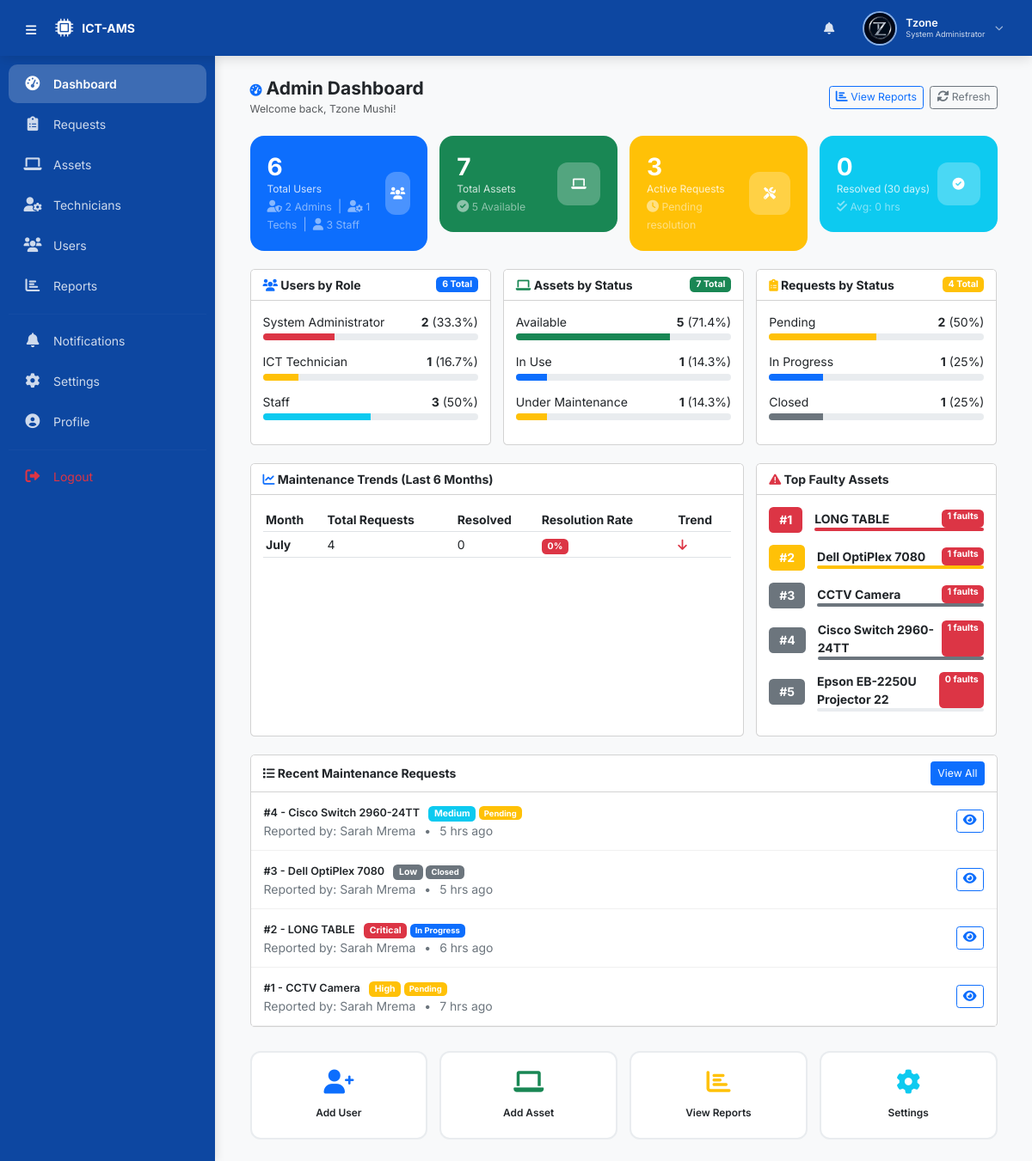
The app's page /public/admin/index.php (signed in) with its own data.
### tables this page shows
CREATE TABLE `users` (
  `user_id` int(11) NOT NULL,
  `first_name` varchar(50) NOT NULL,
  `last_name` varchar(50) NOT NULL,
  `email` varchar(100) NOT NULL,
  `phone` varchar(20) NOT NULL,
  `password` varchar(255) NOT NULL,
  `role` enum('System Administrator','ICT Technician','Staff') NOT NULL,
  `department` varchar(100) DEFAULT NULL,
  `profile_picture` varchar(255) DEFAULT NULL,
  `status` enum('active','inactive') DEFAULT 'active',
  `created_at` timestamp NOT NULL DEFAULT current_timestamp(),
  `updated_at` timestamp NOT NULL DEFAULT current_timestamp() ON UPDATE current_timestamp()
);

CREATE TABLE `maintenance_requests` (
  `request_id` int(11) NOT NULL,
  `asset_id` int(11) NOT NULL,
  `reported_by` int(11) NOT NULL,
  `assigned_to` int(11) DEFAULT NULL,
  `issue_description` text NOT NULL,
  `priority` enum('Low','Medium','High','Critical') DEFAULT 'Medium',
  `status` enum('Pending','Assigned','In Progress','Resolved','Closed') DEFAULT 'Pending',
  `reported_at` timestamp NOT NULL DEFAULT current_timestamp(),
  `assigned_at` timestamp NULL DEFAULT NULL,
  `resolved_at` timestamp NULL DEFAULT NULL,
  `closed_at` timestamp NULL DEFAULT NULL,
  `resolution_notes` text DEFAULT NULL,
  `qr_scanned` tinyint(1) DEFAULT 0 COMMENT 'Reported via QR scan'
);

CREATE TABLE `assets` (
  `asset_id` int(11) NOT NULL,
  `asset_tag` varchar(50) NOT NULL,
  `qr_code` varchar(100) NOT NULL,
  `qr_image` varchar(255) DEFAULT NULL COMMENT 'Path to QR code image',
  `name` varchar(100) NOT NULL,
  `category` varchar(50) NOT NULL,
  `model` varchar(50) DEFAULT NULL,
  `serial_number` varchar(50) DEFAULT NULL,
  `location` varchar(100) DEFAULT NULL,
  `purchase_date` date DEFAULT NULL,
  `warranty_expiry` date DEFAULT NULL,
  `status` enum('Available','In Use','Under Maintenance','Retired') DEFAULT 'Available',
  `assigned_to` int(11) DEFAULT NULL,
  `last_maintenance_date` date DEFAULT NULL,
  `next_maintenance_date` date DEFAULT NULL,
  `created_at` timestamp NOT NULL DEFAULT current_timestamp(),
  `updated_at` timestamp NOT NULL DEFAULT current_timestamp() ON UPDATE current_timestamp()
);

### public/admin/index.php (the view, shortened to what the rows shown need)
<?php
require_once __DIR__ . '/../../includes/functions.php';
require_once __DIR__ . '/../includes/settings_helper.php';
$db = getDB();
$counts = getDashboardCounts('System Administrator');
$stmt = $db->query("SELECT r.*, a.name as asset_name,
                    CONCAT(u.first_name, ' ', u.last_name) as reported_by_name
                    FROM maintenance_requests r
                    LEFT JOIN assets a ON r.asset_id = a.asset_id
                    LEFT JOIN users u ON r.reported_by = u.user_id
                    ORDER BY r.reported_at DESC LIMIT 10");
$recent_requests = $stmt->fetchAll();
$stmt = $db->query("SELECT COUNT(*) as count FROM users WHERE role = 'ICT Technician'");
$tech_count = $stmt->fetch()['count'] ?? 0;
$stmt = $db->query("SELECT COUNT(*) as count FROM users WHERE role = 'Staff'");
$staff_count = $stmt->fetch()['count'] ?? 0;
$stmt = $db->query("SELECT COUNT(*) as count FROM users WHERE role = 'System Administrator'");
$admin_count = $stmt->fetch()['count'] ?? 0;
$stmt = $db->query("SELECT
                    DATE_FORMAT(reported_at, '%M') as month,
                    COUNT(*) as count,
                    SUM(CASE WHEN status = 'Resolved' THEN 1 ELSE 0 END) as resolved
                    FROM maintenance_requests
                    WHERE reported_at >= DATE_SUB(NOW(), INTERVAL 6 MONTH)
                    GROUP BY MONTH(reported_at)
                    ORDER BY reported_at ASC");
$trend_data = $stmt->fetchAll();
$stmt = $db->query("SELECT AVG(TIMESTAMPDIFF(HOUR, reported_at, resolved_at)) as avg_hours
                    FROM maintenance_requests
                    WHERE status = 'Resolved' AND resolved_at IS NOT NULL");
$avg_time = $stmt->fetch();
$avg_resolution_hours = round($avg_time['avg_hours'] ?? 0, 1);
include __DIR__ . '/../includes/header.php';
?>
<div class="container-fluid">
    <div class="row g-3 mb-4">
        <div class="col-xl-3 col-lg-6 col-md-6 col-sm-12">
            <div class="card stat-card bg-primary text-white">
                <div class="d-flex justify-content-between align-items-center">
                    <div>
                        <div class="stat-number"><?php echo number_format($counts['users'] ?? 0); ?></div>
                        <div class="stat-label">Total Users</div>
                        <small class="text-white-50">
                            <i class="fas fa-user-shield"></i> <?php echo $admin_count; ?> Admins
                            <span class="mx-1">|</span>
                            <i class="fas fa-user-cog"></i> <?php echo $tech_count; ?> Techs
                            <span class="mx-1">|</span>
                            <i class="fas fa-user"></i> <?php echo $staff_count; ?> Staff
                        </small>
                    </div>
                </div>
            </div>
        </div>
        <div class="col-xl-3 col-lg-6 col-md-6 col-sm-12">
            <div class="card stat-card bg-warning text-white">
                <div class="d-flex justify-content-between align-items-center">
                    <div>
                        <div class="stat-number"><?php echo number_format($counts['active_requests'] ?? 0); ?></div>
                        <div class="stat-label">Active Requests</div>
                        <small class="text-white-50">
                            <i class="fas fa-clock"></i> Pending resolution
                        </small>
                    </div>
                </div>
            </div>
        </div>
        <div class="col-xl-3 col-lg-6 col-md-6 col-sm-12">
            <div class="card stat-card bg-info text-white">
                <div class="d-flex justify-content-between align-items-center">
                    <div>
                        <div class="stat-number"><?php echo number_format($counts['resolved_30days'] ?? 0); ?></div>
                        <div class="stat-label">Resolved (30 days)</div>
                        <small class="text-white-50">
                            <i class="fas fa-check-double"></i>
                            Avg: <?php echo $avg_resolution_hours; ?> hrs
                        </small>
                    </div>
                </div>
            </div>
        </div>
    </div>
    <div class="row g-3 mb-4">
        <div class="col-xl-4 col-lg-6 col-md-12">
            <div class="card h-100">
                <div class="card-header bg-white fw-bold d-flex justify-content-between align-items-center">
                    <span><i class="fas fa-users text-primary"></i> Users by Role</span>
                    <span class="badge bg-primary"><?php echo $counts['users'] ?? 0; ?> Total</span>
                </div>
            </div>
        </div>
    </div>
    <div class="row g-3 mb-4">
        <div class="col-xl-8 col-lg-12">
            <div class="card h-100">
                <div class="card-body">
                    <?php if (count($trend_data) > 0): ?>
                        <div class="table-responsive">
                            <table class="table table-sm table-hover">
                                <thead>
                                    <tr>
                                        <th>Month</th>
                                        <th>Total Requests</th>
                                        <th>Resolved</th>
                                        <th>Resolution Rate</th>
                                        <th>Trend</th>
                                    </tr>
                                </thead>
                            </table>
                        </div>
                    <?php else: ?>
                        <p class="text-muted text-center">No data available for trends</p>
                    <?php endif; ?>
                </div>
            </div>
        </div>
    </div>
    <div class="card">
        <div class="card-body p-0">
            <?php if (count($recent_requests) > 0): ?>
                <?php foreach ($recent_requests as $req): ?>
                    <div class="request-item">
                        <div class="request-content">
                            <div class="request-title">
                                #<?php echo $req['request_id']; ?> - <?php echo htmlspecialchars($req['asset_name'] ?? 'N/A'); ?>
                                <span class="ms-2"><?php echo getPriorityBadge($req['priority']); ?></span>
                                <?php echo getStatusBadge($req['status']); ?>
                            </div>
                            <div class="request-meta">
                                <span>Reported by: <?php echo htmlspecialchars($req['reported_by_name'] ?? 'N/A'); ?></span>
                                <span class="mx-2">•</span>
                                <span><?php echo timeAgo($req['reported_at']); ?></span>
                            </div>
                        </div>
                        <div class="request-status">
                            <a href="requests.php" class="btn btn-sm btn-outline-primary btn-action" title="View Details">
                                <i class="fas fa-eye"></i>
                            </a>
                        </div>
                    </div>
                <?php endforeach; ?>
            <?php endif; ?>
        </div>
    </div>
</div>
<?php include __DIR__ . '/../includes/footer.php'; ?>

### public/includes/header.php (shortened to what the rows shown need)
<?php
require_once __DIR__ . '/../../includes/functions.php';
require_once __DIR__ . '/profile_helper.php';
require_once __DIR__ . '/settings_helper.php';
$settings = getUserSettings($_SESSION['user_id']);
$user_id = $_SESSION['user_id'];
$first_name = $_SESSION['first_name'] ?? 'User';
$last_name = $_SESSION['last_name'] ?? '';
$profile_picture = getProfilePicture($user_id);
$initials = getUserInitials($user_id);
$full_name = trim($first_name . ' ' . $last_name);
$sidebar_collapsed = isset($settings['sidebar_collapsed']) ? (int)$settings['sidebar_collapsed'] : 0;
?>
<!DOCTYPE html>
<html lang="en">
<head>
    <link href="https://cdn.jsdelivr.net/npm/bootstrap@5.3.0-alpha1/dist/css/bootstrap.min.css" rel="stylesheet">
    <link rel="stylesheet" href="https://cdnjs.cloudflare.com/ajax/libs/font-awesome/6.0.0-beta3/css/all.min.css">
</head>
<body>
<header class="top-header">
    <div class="header-right">
        <div class="user-avatar-wrapper dropdown" data-bs-toggle="dropdown" aria-expanded="false">
            <div class="avatar-circle <?php echo !empty($profile_picture) ? 'has-image' : ''; ?>">
                <?php if (!empty($profile_picture) && file_exists(__DIR__ . '/../../assets/uploads/profiles/' . basename($profile_picture))): ?>
                    <img src="<?php echo $profile_picture; ?>" alt="<?php echo $full_name; ?>">
                <?php else: ?>
                    <?php echo $initials; ?>
                <?php endif; ?>
            </div>
        </div>
    </div>
</header>
<div class="main-content <?php echo $sidebar_collapsed ? 'expanded' : ''; ?>" id="mainContent">

### includes/functions.php (shortened to what the rows shown need)
<?php
function getStatusBadge($status) {
    $badges = [
        'Pending' => 'warning',
        'Assigned' => 'info',
        'In Progress' => 'primary',
        'Resolved' => 'success',
        'Closed' => 'secondary',
        'Available' => 'success',
        'In Use' => 'info',
        'Under Maintenance' => 'warning',
        'Retired' => 'danger'
    ];
    $class = $badges[$status] ?? 'secondary';
    return "<span class='badge bg-{$class}'>{$status}</span>";
}
function getPriorityBadge($priority) {
    $colors = [
        'Low' => 'secondary',
        'Medium' => 'info',
        'High' => 'warning',
        'Critical' => 'danger'
    ];
    $color = $colors[$priority] ?? 'secondary';
    return "<span class='badge bg-{$color}'>{$priority}</span>";
}
function timeAgo($datetime) {
    $time = strtotime($datetime);
    $diff = time() - $time;
    if ($diff < 86400) return floor($diff/3600) . ' hrs ago';
    if ($diff < 604800) return floor($diff/86400) . ' days ago';
    return date('d M Y', $time);
}
function getDashboardCounts($role, $user_id = null) {
    $db = getDB();
    $counts = [];
    if ($role === 'System Administrator') {
        $stmt = $db->query("SELECT COUNT(*) as count FROM users");
        $result = $stmt->fetch();
        $counts['users'] = $result ? $result['count'] : 0;
        $stmt = $db->query("SELECT COUNT(*) as count FROM assets");
        $result = $stmt->fetch();
        $counts['assets'] = $result ? $result['count'] : 0;
        $stmt = $db->query("SELECT COUNT(*) as count FROM maintenance_requests WHERE status IN ('Pending', 'Assigned', 'In Progress')");
        $result = $stmt->fetch();
        $counts['active_requests'] = $result ? $result['count'] : 0;
        $stmt = $db->query("SELECT COUNT(*) as count FROM maintenance_requests WHERE status = 'Resolved' AND resolved_at >= DATE_SUB(NOW(), INTERVAL 30 DAY)");
        $result = $stmt->fetch();
        $counts['resolved_30days'] = $result ? $result['count'] : 0;
    }
    return $counts;
}
?>

### records on screen
users: profile_picture (picture)
maintenance_requests: asset "6", reported_by "3", qr_scanned "0", request_id "1", asset.name "CCTV Camera", priority "High", status "Pending", reported_by_name "Sarah Mrema", reported_at "7 hrs ago"
maintenance_requests: request_id "4", asset.name "Cisco Switch 2960-24TT", priority "Medium", status "Pending", reported_by_name "Sarah Mrema", reported_at "5 hrs ago"
maintenance_requests: request_id "3", asset.name "Dell OptiPlex 7080", priority "Low", status "Closed", reported_by_name "Sarah Mrema", reported_at "5 hrs ago"
maintenance_requests: request_id "2", asset.name "LONG TABLE", priority "Critical", status "In Progress", reported_by_name "Sarah Mrema", reported_at "6 hrs ago"

### other values on screen
APP_SHORT "ICT-AMS"
$first_name "Tzone"
$role "System Administrator"
$label "Dashboard"
$label "Requests"
$label "Assets"
$label "Technicians"
$label "Users"
$label "Reports"
$label "Notifications"
$label "Settings"
$label "Profile"
$label "Logout"
getUserName() "Tzone Mushi"
$admin_count "2"
